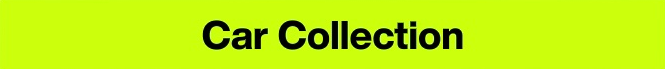
#> input picture recognition/autoshow_prompt_0.png, 665 x 69 px
$ python -i navigation.py   (imports and definitions only)
#> lines starting #> are read from the running program, lines starting #| are printed output that depends on the picture; after the words box and inside, x2 and y2 are one past the last pixel; in counts of white or black regions, pixels touching at a corner belong together
#> further down, picture is the input picture: shape (69, 665, 3); mean B, G, R 13.6, 236.7, 189.2
"""Screen-driven navigation between the existing purchase and mastery modules."""
import re
import time
from .return_focus_settle import wait_target_focus
from dataclasses import dataclass

import cv2
import numpy as np

import forza_cycle as core
from .ocr import normalize
from .points import read_points
from .game_lifecycle import GameCrashed
from .garage import filter_dialog, set_favorites

LEFT = (65, 210, 390, 725)
TABS = (170, 145, 945, 55)
HOME_TABS = (('campaign', 'CAMPAIGN'), ('buy_sell', 'BUY & SELL'), ('cars', 'CARS'),
             ('customizable', 'CUSTOMIZABLE GARAGE'), ('character', 'CHARACTER'))
FOCUS_SETTLE_SCREENS = frozenset({'campaign', 'cars', 'home_tab', 'upgrades',
    'journal', 'discover', 'collection_grid', 'manufacturers', 'garage_grid',
    'garage_filter', 'sort_selection', 'recent_jump', 'paints', 'car_select', 'settings',
    'remove_confirmation', 'no_cars'})

# Calibrated screens keep their fast control bands and also read the center,
# where the observed FHC11, unsaved-change, resource and action dialogs appear.
# Unknown screens still use full-frame OCR, while separate top-level crash and
# sync windows are guarded by GameLifecycle before input.
SPARSE_OCR_REGIONS = {
    'garage_grid': ((0, 0, 1920, 300), (425, 300, 1070, 640),
                    (0, 940, 1920, 140)),
    'mad_mike_mastery': ((0, 0, 1920, 230), (425, 230, 1070, 710),
                         (0, 940, 1920, 140)),
    'sort_selection': ((0, 0, 1920, 230), (425, 230, 1070, 710),
                       (0, 940, 1920, 140)),
}


# [185 lines left out: functions focus_settling_allowed, navigation_poll_delay, recent_sort_on_grid, recent_sort_verified, active_home_tab, menu_name, not called in this run]


class SelectedCardError(RuntimeError):
    def __init__(self, matches):
        self.matches = matches
        super().__init__(f'Could not distinguish the selected car card ({matches} matches)')


class NetworkDisconnected(RuntimeError):
    """The exact FH6 network-loss flow is visible and can be recovered safely."""


# [26 lines left out: functions selected_card, label_focused, not called in this run]


def focus_boxes(frame):
    # Lime focus is distinct from the yellow fill of EventLab tiles.
    mask = cv2.inRange(cv2.cvtColor(frame, cv2.COLOR_BGR2HSV), (32,160,190), (42,255,255))
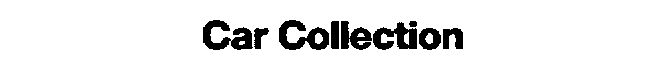
#> mask: shape (69, 665); 91.4% white; 9 black regions, largest, box (x1, y1, x2, y2) and area: (203, 20, 253, 50) 805, (279, 20, 329, 50) 788, (373, 22, 417, 50) 712
    contours, _ = cv2.findContours(mask, cv2.RETR_EXTERNAL, cv2.CHAIN_APPROX_SIMPLE)
#> contours = [[[0, 0], [0, 68], [664, 68], [664, 0]]]
    boxes=[]
    for contour in contours:
        x,y,w,h=cv2.boundingRect(contour)
        if w < 150 or not 35 <= h <= 800:
            continue
        interior=mask[y+8:y+h-8,x+8:x+w-8]
        if interior.size and np.mean(interior > 0) < .4 and core.has_focus(frame,(x,y,w,h)):
            boxes.append((x,y,w,h))
#> this loop made 1 pass
#> (contour, x, y, w, h) on pass 1: ([[0, 0], [0, 68], [664, 68], [664, 0]], 0, 0, 665, 69)
#> pass 1, in focus_boxes, `interior=mask[y+8:y+h-8,x+8:x+w-8]`:
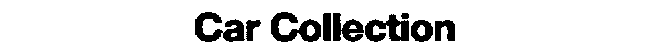
#> interior: shape (53, 649); 88.6% white; 9 black regions, largest, box (x1, y1, x2, y2) and area: (195, 12, 245, 42) 805, (271, 12, 321, 42) 788, (365, 14, 409, 42) 712
#> after the loop, boxes = []
    return boxes


# [23 lines left out: functions manufacturer_steps, fresh_mazda_card, not called in this run]


@dataclass
class Observation:
    frame: object
    result: dict
    doc: object
    screen: str
    captured_monotonic: float | None = None


# [73 lines left out: functions pointer_target_focused, mastery_pointer_other_focus, complete_home_tab_row, visible_collection_target_hint, fading_removal_title, not called in this run]


class Navigator:
    # [18 lines left out: function __init__, not called in this run]

    def measured(self, name, action):
        performance = getattr(self, 'performance', None)
        return performance.measure(name, action) if performance else action()

    # [4 lines left out: function probe, not called in this run]

    def invalidate_ready(self):
        self._ready = None
        self._menu_sp_proof = None

    # [1007 lines left out: functions check, pause, observe, observe_sync, recover_disconnect, wait and 23 more, not called in this run]

>>> import cv2
>>> picture = cv2.imread('../recognition/autoshow_prompt_0.png')
>>> result = focus_boxes(picture)
#> result = []
